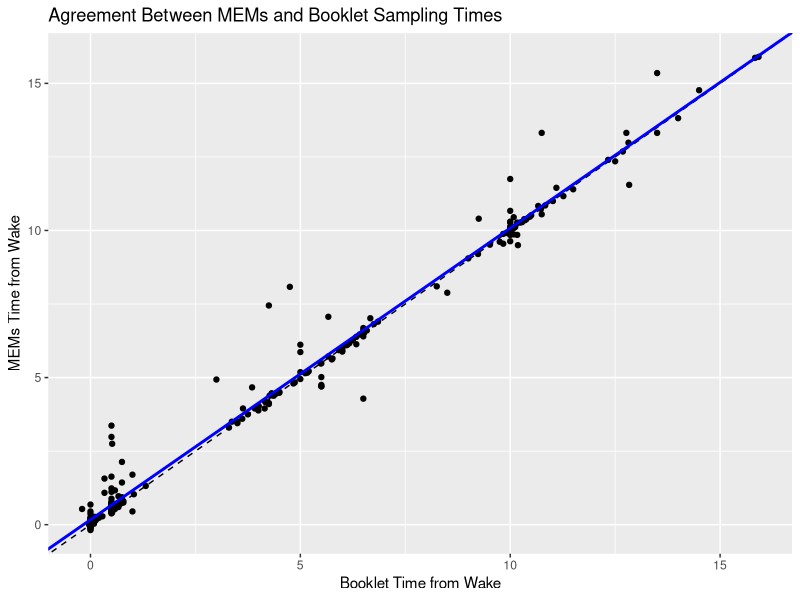
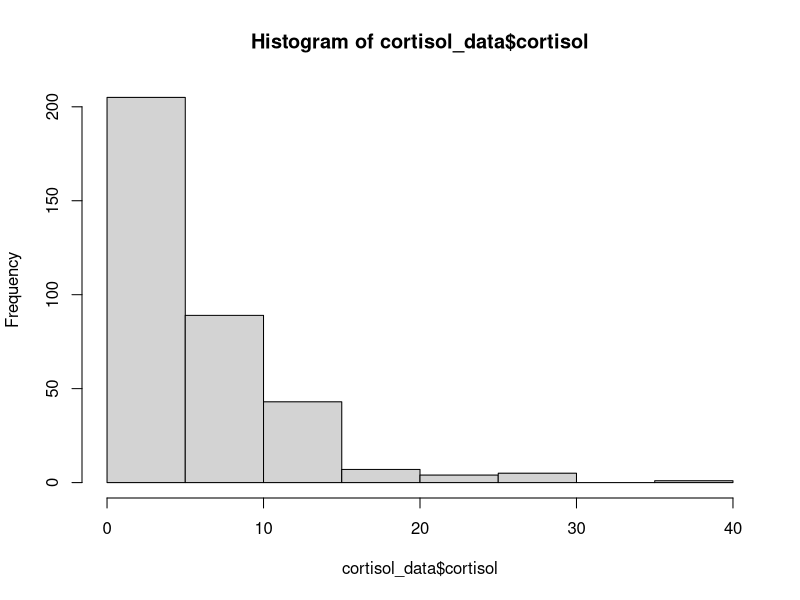
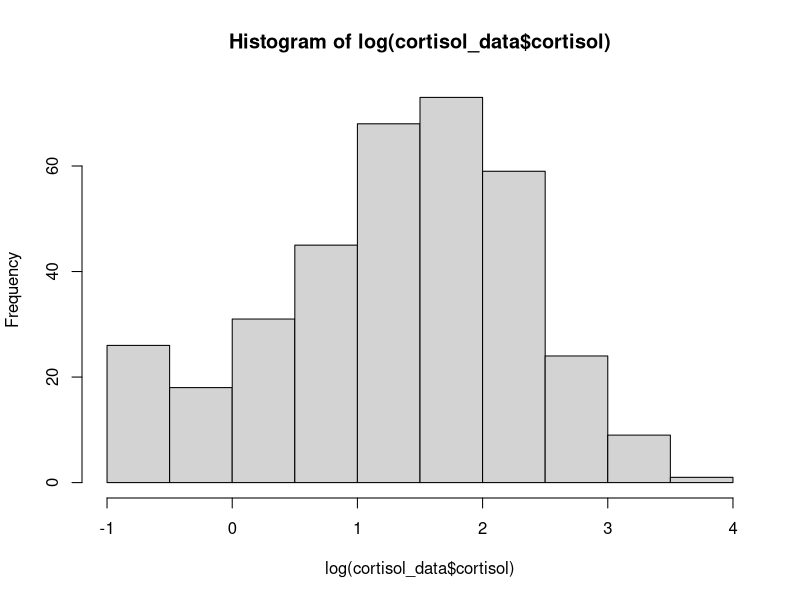
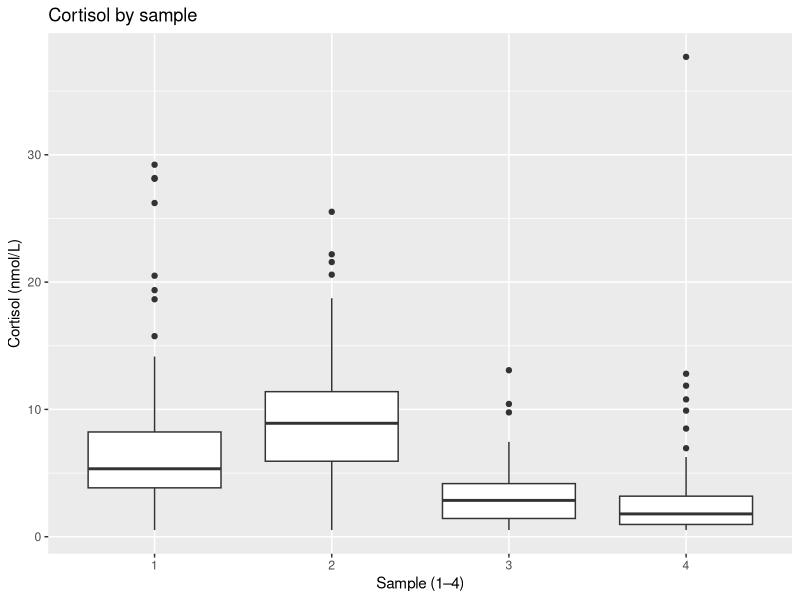
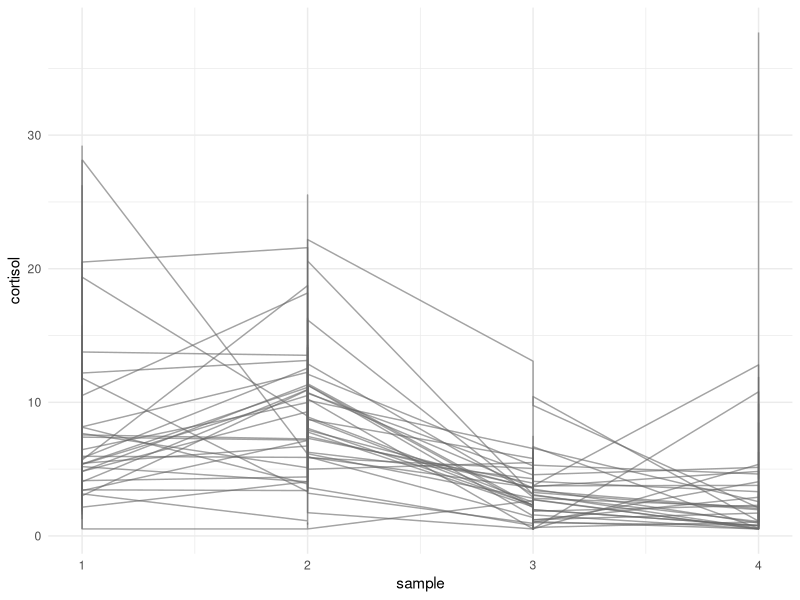
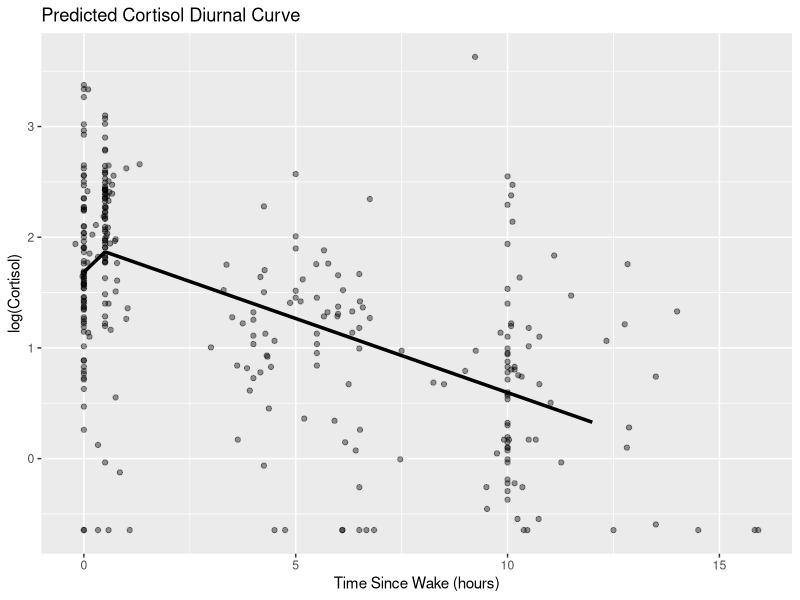
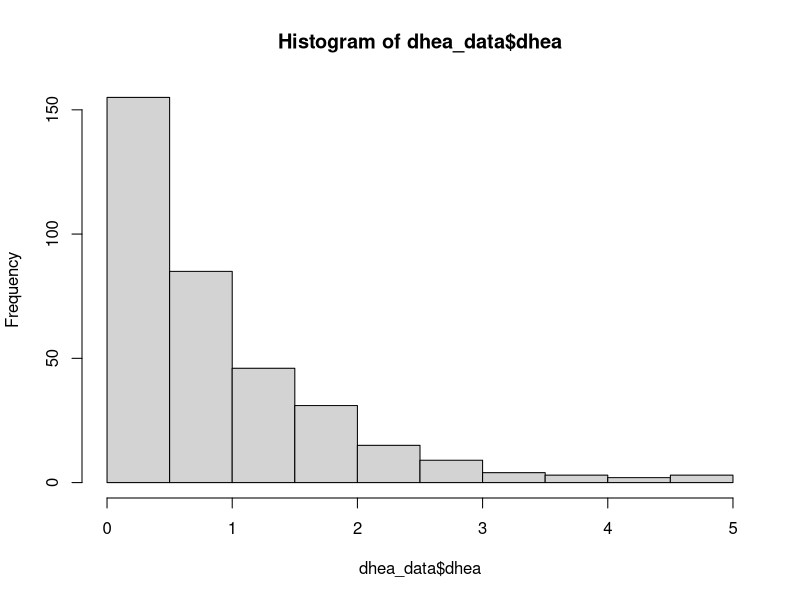
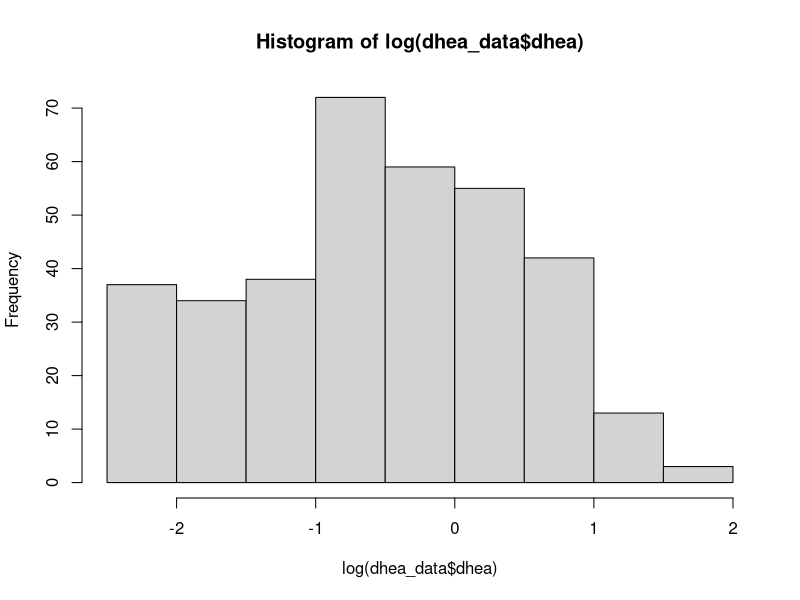

The R script that drew these images, in order:
#data cleaning for project0 data
library(kableExtra)
library(tidyverse)
library(lme4)
library(lmerTest)
#read in data
p0_data <- read_csv("./Project0/Data/Project0_Clean_v2.csv")

#remove columns that wont be used for data analysis
p0_data <- p0_data %>%
  select(-`Booklet: Sample interval`, -`Booklet: Sample interval Decimal Time (mins)`, -`MEMs: Sample interval`,
         -`MEMs: Sample interval Decimal Time (mins)`, -`Cortisol (ug/dl)`, -`DHEA (pg/dl)`)

#convert date columns to appropriate date format
p0_data <- p0_data %>%
  mutate(
    `Collection Date` = mdy(`Collection Date`)
  ) %>%
  rename(
    date = `Collection Date`,
    sample = `Collection Sample`,
    wake_tm = `Sleep Diary reported wake time`,
    booklet_tm = `Booket: Clock Time`,
    mems_tm = `MEMs: Clock Time`,
    cortisol = `Cortisol (nmol/L)`,
    dhea = `DHEA (nmol/L)`,
    day = DAYNUMB
  )

#explore missingness of data
miss_p0 <- p0_data %>%
  summarise(across(everything(),
                   ~mean(is.na(.)))) %>%
  pivot_longer(everything(),
               names_to = "variable",
               values_to = "prop_missing") %>%
  arrange(desc(prop_missing))
print(miss_p0)  

#manually calculate sample interval times for MEMs and Booklet 
p0_data <- p0_data %>%
  group_by(SubjectID, date) %>%
  arrange(sample, .by_group = TRUE) %>%
  fill(wake_tm, .direction = "down") %>%
  ungroup() %>%
  mutate(
    mems_interval = as.numeric(mems_tm - wake_tm)/3600,
    booklet_interval = as.numeric(booklet_tm - wake_tm)/3600
  )



##########--------Table 1------#############

#create table 1 of summary statistics for difference between mems and booklet
#time, cortisol, and dhea stratified by sample

# ---- Prep analysis dataset ----
table1_data <- p0_data %>%
  mutate(
    Sample = factor(sample,
                    levels = 1:4,
                    labels = c("Sample 1 (Wake)",
                               "Sample 2 (+30 min)",
                               "Sample 3 (Lunch)",
                               "Sample 4 (+10 hr)")),
    time_diff = mems_interval - booklet_interval
  )

# ---- Helper formatters ----
fmt_mean_sd <- function(x, digits = 2){
  if(all(is.na(x))) return("")
  sprintf(paste0("%.",digits,"f (%.",digits,"f)"),
          mean(x, na.rm = TRUE),
          sd(x, na.rm = TRUE))
}

fmt_median_iqr <- function(x, digits = 2){
  if(all(is.na(x))) return("")
  q <- quantile(x, c(.25,.5,.75), na.rm = TRUE)
  sprintf(paste0("%.",digits,"f [%.",digits,"f, %.",digits,"f]"),
          q[2], q[1], q[3])
}

missing_cell <- function(x) {
  n_miss <- sum(is.na(x))
  p_miss <- round(mean(is.na(x)) * 100, 1)
  # build string by hand; LaTeX-safe percent is \%
  paste0(n_miss, " (", format(p_miss, nsmall = 1), "\\%)")
}

# ---- Summaries by Sample (wide) ----
by_sample <- table1_data %>%
  group_by(Sample) %>%
  summarise(
    N            = as.character(n()),
    mems_mean_sd = fmt_mean_sd(mems_interval),
    mems_med_iqr = fmt_median_iqr(mems_interval),
    mems_miss    = missing_cell(mems_interval),
    
    book_mean_sd = fmt_mean_sd(booklet_interval),
    book_med_iqr = fmt_median_iqr(booklet_interval),
    book_miss    = missing_cell(booklet_interval),
    
    diff_mean_sd = fmt_mean_sd(time_diff),
    diff_med_iqr = fmt_median_iqr(time_diff),
    diff_miss    = missing_cell(time_diff),
    
    cort_mean_sd = fmt_mean_sd(cortisol),
    cort_med_iqr = fmt_median_iqr(cortisol),
    cort_miss    = missing_cell(cortisol),
    
    dhea_mean_sd = fmt_mean_sd(dhea),
    dhea_med_iqr = fmt_median_iqr(dhea),
    dhea_miss    = missing_cell(dhea),
    .groups = "drop"
  ) %>%
  pivot_longer(-Sample, names_to="key", values_to="val") %>%
  pivot_wider(names_from = Sample, values_from = val)

# ---- Overall column ----
overall <- table1_data %>%
  summarise(
    Sample       = "Overall",
    N            = as.character(n()),
    mems_mean_sd = fmt_mean_sd(mems_interval),
    mems_med_iqr = fmt_median_iqr(mems_interval),
    mems_miss    = missing_cell(mems_interval),
    
    book_mean_sd = fmt_mean_sd(booklet_interval),
    book_med_iqr = fmt_median_iqr(booklet_interval),
    book_miss    = missing_cell(booklet_interval),
    
    diff_mean_sd = fmt_mean_sd(time_diff),
    diff_med_iqr = fmt_median_iqr(time_diff),
    diff_miss    = missing_cell(time_diff),
    
    cort_mean_sd = fmt_mean_sd(cortisol),
    cort_med_iqr = fmt_median_iqr(cortisol),
    cort_miss    = missing_cell(cortisol),
    
    dhea_mean_sd = fmt_mean_sd(dhea),
    dhea_med_iqr = fmt_median_iqr(dhea),
    dhea_miss    = missing_cell(dhea)
  ) %>%
  pivot_longer(-Sample, names_to="key", values_to="val") %>%
  select(-Sample) %>%
  rename(Overall = val)

# ---- Merge sample columns + overall ----
wide <- by_sample %>%
  left_join(overall, by="key")

# build row structure i want so that there are bolded sub headers and indented statistics
indent <- "\\hspace{3mm}"

row_map <- tibble::tribble(
  ~row_key,        ~Statistic,
  "N",             "N",
  
  "mems_hdr",      "\\textbf{MEMS time since wake (hours)}",
  "mems_mean_sd",  paste0(indent, "mean (SD)"),
  "mems_med_iqr",  paste0(indent, "median [IQR]"),
  "mems_miss",     paste0(indent, "missing, n (\\%)"),
  
  "book_hdr",      "\\textbf{Booklet time since wake (hours)}",
  "book_mean_sd",  paste0(indent, "mean (SD)"),
  "book_med_iqr",  paste0(indent, "median [IQR]"),
  "book_miss",     paste0(indent, "missing, n (\\%)"),
  
  "diff_hdr",      "\\textbf{Time diff (MEMS -- Booklet) [hours]}",
  "diff_mean_sd",  paste0(indent, "mean (SD)"),
  "diff_med_iqr",  paste0(indent, "median [IQR]"),
  "diff_miss",     paste0(indent, "missing, n (\\%)"),
  
  "cort_hdr",      "\\textbf{Cortisol (nmol/L)}",
  "cort_mean_sd",  paste0(indent, "mean (SD)"),
  "cort_med_iqr",  paste0(indent, "median [IQR]"),
  "cort_miss",     paste0(indent, "missing, n (\\%)"),
  
  "dhea_hdr",      "\\textbf{DHEA (nmol/L)}",
  "dhea_mean_sd",  paste0(indent, "mean (SD)"),
  "dhea_med_iqr",  paste0(indent, "median [IQR]"),
  "dhea_miss",     paste0(indent, "missing, n (\\%)")
)

# Join values for the actual stat rows; keep header rows with blanks
tab_vals <- wide %>%
  rename(row_key = key)

table1_out <- row_map %>%
  left_join(tab_vals, by = "row_key") %>%
  mutate(
    across(where(is.character), ~replace_na(.x, ""))  # blanks for header rows
  ) %>%
  select(-row_key)


# render using kable so that it knits to pdf nicely
kable(
  table1_out,
  format   = "latex",
  booktabs = TRUE,
  align    = "lccccc",
  caption  = "Descriptive statistics by sample collection time",
  escape   = FALSE
) %>%
  kable_styling(latex_options = c("hold_position", "scale_down"), font_size = 10)




##########--------QUESTION 1------#############

#run linear mixed effects model of booklet time vs mems time with random intercept
q1_mod1 <- lmer(mems_interval ~ booklet_interval + (1|SubjectID), data = p0_data)

#create table of lmm for question 1
#get fixed effects from model
fixef_tab <- summary(q1_mod1)$coefficients %>%
  as.data.frame() %>%
  rownames_to_column("Term") %>%
  select(
    Term,
    Estimate,
    `Std. Error`,
    `Pr(>|t|)`
  )
#95% ci
ci_tab <- confint(q1_mod1) %>%
  as.data.frame() %>%
  rownames_to_column("Term") %>%
  rename(
    LL = `2.5 %`,
    UL = `97.5 %`
  ) %>%
  filter(Term %in% fixef_tab$Term)
#putting table together
model_table <- fixef_tab %>%
  left_join(ci_tab, by = "Term") %>%
  mutate(
    CI_95 = sprintf("[%.3f, %.3f]", LL, UL),
    Estimate = round(Estimate, 3),
    `Std. Error` = round(`Std. Error`, 3),
    `Pr(>|t|)` = signif(`Pr(>|t|)`, 3)
  ) %>%
  select(
    Term,
    Estimate,
    CI_95,
    `Pr(>|t|)`
  ) %>%
  rename(
    `95% CI` = CI_95,
    `p-value` = `Pr(>|t|)`
  )
#extract hypothesis test of whether beta1 is equal to 1
contest_res <- contest(q1_mod1, L = c(0, 1), rhs = 1)

contest_table <- tibble(
  Term = "Slope test: β1 = 1",
  Estimate = NA,
  `95% CI` = NA,
  `p-value` = signif(contest_res$`Pr(>F)`[1], 3)
)
#final table
final_table <- bind_rows(
  model_table,
  contest_table
)
#change row names so that they are appropriate for final report
rownames(final_table) <- c("Intercept", "Booklet Interval", "Slope Test = 1")
#use kbl to knit to pdf nicely (kbl is the best)
final_table %>%
  kbl(
    caption = "Linear mixed model results for MEMS interval vs booklet interval",
    align = "lccc",
    booktabs = TRUE,
    linesep = ""
  ) %>%
  kable_styling(
    latex_options = c("hold_position"),
    font_size = 10
  )

#scatterplot of agreement between mems and booklet times
ggplot(p0_data, aes(x= booklet_interval, y= mems_interval)) + 
  geom_point() + 
  geom_abline(slope = 1, intercept = 0, linetype = "dashed") + 
  geom_abline(slope = fixef(q1_mod1)["booklet_interval"], intercept = fixef(q1_mod1)["(Intercept)"],
              linewidth = 1, col = "blue") +
  labs(title = "Agreement Between MEMs and Booklet Sampling Times",
       x = "Booklet Time from Wake", y= "MEMs Time from Wake")


##########--------QUESTION 2------#############

#create truth columns of +/- 7.5 and 15 mins to check adherence
p0_data <- p0_data %>%
  mutate(
    truth = case_when(
      sample == 2 ~ .5,
      sample == 4 ~ 10,
      .default = NA
    ),
    deviation_mems = abs(mems_interval - truth),
    deviation_book = abs(booklet_interval - truth)
  )

#check adherence
p0_data <- p0_data %>%
  mutate(
    adherence_mems7_5 = if_else(deviation_mems <= 7.5/60, 1, 0),
    adherence_book7_5 = if_else(deviation_book <= 7.5/60, 1, 0),
    adherence_mems15 = if_else(deviation_mems <= 15/60, 1, 0),
    adherence_book15 = if_else(deviation_book <= 15/60, 1, 0)
  )

#calc adherence proportions
adherence <- p0_data %>%
  filter(!is.na(truth)) %>%
  summarise(
    within_7_5_mems = mean(adherence_mems7_5, na.rm = TRUE),
    within_15_mems = mean(adherence_mems15, na.rm = TRUE),
    within_7_5_book = mean(adherence_book7_5, na.rm = TRUE),
    within_15_book = mean(adherence_book15, na.rm = TRUE)
  )

#transform adherence table to long so that it's ready to print
adherence_table <- adherence %>%
  pivot_longer(
    cols = everything(),
    names_to = "name",
    values_to = "prop"
  ) %>%
  mutate(
    Method = if_else(grepl("_mems$", name), "MEMS", "Booklet"),
    Window = case_when(
      grepl("^within_7_5_", name) ~ "±7.5 minutes",
      grepl("^within_15_",  name) ~ "±15 minutes"
    )
  ) %>%
  select(Window, Method, prop) %>%
  pivot_wider(names_from = Method, values_from = prop)
#convert to percents
adherence_table <- adherence_table %>%
  mutate(
    MEMS = scales::percent(MEMS, accuracy = 0.1),
    Booklet = scales::percent(Booklet, accuracy = 0.1)
  )
#use kbl to print adherence table so that it is formatted nicely
adherence_table %>%
  kbl(
    caption = "Adherence of MEMS and Booklet Sampling Times Within Specified Time Windows",
    align = c("l", "c", "c"),
    booktabs = TRUE,
    linesep = ""
  ) %>%
  kable_styling(
    latex_options = c("hold_position"),
    font_size = 10
  )

##########--------QUESTION 3------#############

#check to see subjects with DHEA values equal to 5.205
p0_data %>% filter(dhea == 5.205)

#subject 3037 has several DHEA measures at detection limit so remove from Q3 analysis
q3_data <- p0_data %>%
  filter(SubjectID != 3037)

#cortisol data filtering out samples with cortisol values over 80 due to lab error
cortisol_data <- q3_data %>%
  filter(cortisol <=80)

#dhea data filtering out samples with dhea == 5.205
dhea_data <- q3_data %>%
  filter(dhea < 5.205)

#check to see distribution of cortisol
hist(cortisol_data$cortisol) #found cortisol to be heavily right skewed and not normal
#log transform cortisol and check distribution
hist(log(cortisol_data$cortisol)) #appears more normally distributed

#boxplot to further visualize outliers
ggplot(cortisol_data, aes(x = factor(sample), y = cortisol)) +
  geom_boxplot() +
  labs(x="Sample (1–4)", y="Cortisol (nmol/L)", title="Cortisol by sample")

#create piecewise at 30 mins for mems time
cortisol_data <- cortisol_data %>%
  mutate(
    booklet_step = pmax(0, booklet_interval-0.5)
  )

#plot spaghetti plots of cortisol trajectories for each subject
ggplot(cortisol_data, aes(x = sample, y = cortisol, group = SubjectID)) + 
  geom_line(alpha = 0.6, color = "gray40") +
  theme_minimal()

#distribution of cortisol is not normal whereas log(x) is approx normal so use log transformed
q3_cortmod1 <- lmer(log(cortisol) ~ booklet_interval + booklet_step + (1|SubjectID),
                    data = cortisol_data)
summary(q3_cortmod1)

#confidence interval
cort_conf <- as.data.frame(confint(q3_cortmod1)[3:5,]) 

#create table for model results
cortmod_tab <- as.data.frame(coef(summary(q3_cortmod1))) %>%
  select(Estimate, "Pr(>|t|)")%>%
  mutate("95% CI" = paste0("[", round(exp(cort_conf$`2.5 %`), 2), ", ", 
                        round(exp(cort_conf$`97.5 %`), 2), "]"),
         "exp(Estimate)" = exp(Estimate),
         "P-value" = round(`Pr(>|t|)`, 4)) %>%
  select("exp(Estimate)", "95% CI", "P-value")

#cortisol prediction grid
cort_grid <- data.frame(
  booklet_interval = seq(0, 12, length = 200)
)

cort_grid$booklet_step <- pmax(0, cort_grid$booklet_interval - 0.5)

cort_grid$pred <- predict(q3_cortmod1,
                          newdata = cort_grid,
                          re.form = NA)
#plot of predicted over observed
ggplot(cortisol_data,
       aes(booklet_interval, log(cortisol))) +
  geom_point(alpha = 0.4) +
  geom_line(data = cort_grid,
            aes(booklet_interval, pred),
            linewidth = 1.2) +
  labs(
    x = "Time Since Wake (hours)",
    y = "log(Cortisol)",
    title = "Predicted Cortisol Diurnal Curve"
  )


#check to see distribution of dhea
hist(dhea_data$dhea) #not normal and heavily right skewed
#log transform dhea and check distribution
hist(log(dhea_data$dhea)) #still right skewed but a bit more normal

#boxplot to visualize outliers
ggplot(dhea_data, aes(x = factor(sample), y = dhea)) +
  geom_boxplot() +
  labs(x="Sample (1–4)", y="DHEA (nmol/L)", title="DHEA by sample")

#create piecewise at 30 mins for mems time
dhea_data <- dhea_data %>%
  mutate(
    booklet_step = pmax(0, booklet_interval-0.5)
  )

#spaghetti plot of subject's dhea trajectories over time
ggplot(dhea_data, aes(x = sample, y = dhea, group = SubjectID)) + 
  geom_line(alpha = 0.6, color = "gray40") +
  theme_minimal()

#distribution of dhea is not normal whereas log(x+1) is a bit better
q3_dheamod1 <- lmer(log(dhea) ~ booklet_interval + booklet_step + (1|SubjectID),
                    data = dhea_data)
summary(q3_dheamod1)

#confidence interval
dhea_conf <- as.data.frame(confint(q3_dheamod1)[3:5,]) 

#create table for model results
dheamod_tab <- as.data.frame(coef(summary(q3_dheamod1))) %>%
  select(Estimate, "Pr(>|t|)")%>%
  mutate("95% CI" = paste0("[", round(exp(dhea_conf$`2.5 %`), 2), ", ", 
                        round(exp(dhea_conf$`97.5 %`), 2), "]"),
         "exp(Estimate)" = exp(Estimate),
         "P-value" = round(`Pr(>|t|)`, 4)) %>%
  select("exp(Estimate)", "95% CI", "P-value")

#dhea predicted grid
dhea_grid <- data.frame(
  booklet_interval = seq(0, 12, length = 200)
)

dhea_grid$booklet_step <- pmax(0, dhea_grid$booklet_interval - 0.5)

dhea_grid$pred <- predict(q3_dheamod1,
                          newdata = dhea_grid,
                          re.form = NA)
#plot of predicted over observed
ggplot(dhea_data,
       aes(booklet_interval, log(dhea))) +
  geom_point(alpha = 0.4) +
  geom_line(data = dhea_grid,
            aes(booklet_interval, pred),
            linewidth = 1.2) +
  labs(
    x = "Time Since Wake (hours)",
    y = "log(DHEA)",
    title = "Predicted DHEA Diurnal Curve"
  )


#combine cortisol and dhea model outputs into single table
tab_combined <- cbind(
  `Cortisol Model` = cortmod_tab,
  `DHEA Model`     = dheamod_tab
)
#change rownames so they are appropriate for report
rownames(tab_combined) <- c("Intercept", "Booklet Time Pre-30m", "Booklet Time Post-30m")
# Flatten the weird colnames created by cbind() into clean names
colnames(tab_combined) <- c(
  "exp(Estimate)", "95\\% CI", "P-value",
  "exp(Estimate)", "95\\% CI", "P-value"
)

kbl(
  tab_combined,
  booktabs = TRUE,
  align = "lcccccc",
  caption = "Hormone Fluctuation Over Time via Linear Mixed Effects",
  escape = FALSE
) |>
  add_header_above(c(" " = 1, "Cortisol Model" = 3, "DHEA Model" = 3)) |>
  kable_styling(latex_options = c("hold_position", "striped")) |>
  column_spec(1, width = "3.0cm") |>
  column_spec(2:7, width = "2.0cm") |>
  footnote(
    general = "exp(Estimate) represents exponentiated fixed-effect estimates",
    threeparttable = TRUE
  )


##code for creating table of back transformed and interpretable relative change in hormones pre and post 30 mins
############### CORTISOL ################

b_cort <- fixef(q3_cortmod1)
V_cort <- vcov(q3_cortmod1)

b1_c <- b_cort["booklet_interval"]
b2_c <- b_cort["booklet_step"]

# Slopes
slope_c_0_30 <- b1_c
slope_c_30p  <- b1_c + b2_c

# SEs
se_c_0_30 <- sqrt(V_cort["booklet_interval","booklet_interval"])
se_c_30p  <- sqrt(
  V_cort["booklet_interval","booklet_interval"] +
    V_cort["booklet_step","booklet_step"] +
    2*V_cort["booklet_interval","booklet_step"]
)

# df + p-values from model summary
coef_c <- summary(q3_cortmod1)$coefficients
df_c <- coef_c["booklet_interval","df"]
p_c_0_30 <- coef_c["booklet_interval","Pr(>|t|)"]

# Wald p for combined slope
t_c_30p <- slope_c_30p / se_c_30p
p_c_30p <- 2 * pt(abs(t_c_30p), df=df_c, lower.tail=FALSE)

crit_c <- qt(0.975, df_c)

############### DHEA ################

b_dhea <- fixef(q3_dheamod1)
V_dhea <- vcov(q3_dheamod1)

b1_d <- b_dhea["booklet_interval"]
b2_d <- b_dhea["booklet_step"]

slope_d_0_30 <- b1_d
slope_d_30p  <- b1_d + b2_d

se_d_0_30 <- sqrt(V_dhea["booklet_interval","booklet_interval"])
se_d_30p  <- sqrt(
  V_dhea["booklet_interval","booklet_interval"] +
    V_dhea["booklet_step","booklet_step"] +
    2*V_dhea["booklet_interval","booklet_step"]
)

coef_d <- summary(q3_dheamod1)$coefficients
df_d <- coef_d["booklet_interval","df"]
p_d_0_30 <- coef_d["booklet_interval","Pr(>|t|)"]

t_d_30p <- slope_d_30p / se_d_30p
p_d_30p <- 2 * pt(abs(t_d_30p), df=df_d, lower.tail=FALSE)

crit_d <- qt(0.975, df_d)

############### BUILD TABLE ################

final_q3_table <- tibble(
  `Time Window` = c("0–30 min", "30+ min"),
  `Cortisol % Change` = c(
    round((exp(slope_c_0_30 * 0.5) - 1) * 100, 1),   
    round((exp(slope_c_30p) - 1) * 100, 1)           
  ),
  
  `Cortisol 95% CI` = c(
    paste0("[",
           round((exp((slope_c_0_30 - crit_c*se_c_0_30) * 0.5) - 1) * 100, 1),
           ", ",
           round((exp((slope_c_0_30 + crit_c*se_c_0_30) * 0.5) - 1) * 100, 1),
           "]"
    ),
    paste0("[",
           round((exp(slope_c_30p - crit_c*se_c_30p) - 1) * 100, 1),
           ", ",
           round((exp(slope_c_30p + crit_c*se_c_30p) - 1) * 100, 1),
           "]"
    )
  ),
  
  `Cortisol P-value` = ifelse(
    c(p_c_0_30, p_c_30p) < 0.0001,
    "<0.0001",
    formatC(c(p_c_0_30, p_c_30p), format="f", digits=4)
  ),
  
  `DHEA % Change` = c(
    round((exp(slope_d_0_30 * 0.5) - 1) * 100, 1),
    round((exp(slope_d_30p) - 1) * 100, 1)
  ),
  
  `DHEA 95% CI` = c(
    paste0("[",
           round((exp((slope_d_0_30 - crit_d*se_d_0_30) * 0.5) - 1) * 100, 1),
           ", ",
           round((exp((slope_d_0_30 + crit_d*se_d_0_30) * 0.5) - 1) * 100, 1),
           "]"
    ),
    paste0("[",
           round((exp(slope_d_30p - crit_d*se_d_30p) - 1) * 100, 1),
           ", ",
           round((exp(slope_d_30p + crit_d*se_d_30p) - 1) * 100, 1),
           "]"
    )
  ),
  
  `DHEA P-value` = ifelse(
    c(p_d_0_30, p_d_30p) < 0.0001,
    "<0.0001",
    formatC(c(p_d_0_30, p_d_30p), format="f", digits=4)
  )
)


############### PRINT TABLE ################

kbl(
  final_q3_table,
  format="latex",
  booktabs=TRUE,
  align="lccc|ccc",
  caption="Percent change in hormone concentrations"
) %>%
  add_header_above(c(" " = 1, "Cortisol Model" = 3, "DHEA Model" = 3)) %>%
  kable_styling(
    latex_options=c("hold_position","scale_down"),   
    font_size=9                                      
  ) %>%
  column_spec(1, width="2.8cm") %>%
  column_spec(2:7, width="1.8cm")
